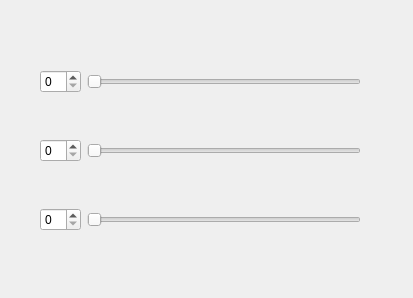
<?xml version="1.0" encoding="UTF-8"?>
<ui version="4.0">
 <class>Widget</class>
 <widget class="QWidget" name="Widget">
  <property name="geometry">
   <rect>
    <x>0</x>
    <y>0</y>
    <width>413</width>
    <height>298</height>
   </rect>
  </property>
  <property name="windowTitle">
   <string>Widget</string>
  </property>
  <widget class="QWidget" name="">
   <property name="geometry">
    <rect>
     <x>40</x>
     <y>30</y>
     <width>321</width>
     <height>241</height>
    </rect>
   </property>
   <layout class="QVBoxLayout" name="verticalLayout">
    <item>
     <layout class="QHBoxLayout" name="horizontalLayout">
      <item>
       <widget class="QSpinBox" name="spinBox1"/>
      </item>
      <item>
       <widget class="QSlider" name="slider1">
        <property name="orientation">
         <enum>Qt::Horizontal</enum>
        </property>
       </widget>
      </item>
     </layout>
    </item>
    <item>
     <layout class="QHBoxLayout" name="horizontalLayout_2">
      <item>
       <widget class="QSpinBox" name="spinBox2"/>
      </item>
      <item>
       <widget class="QSlider" name="slider2">
        <property name="orientation">
         <enum>Qt::Horizontal</enum>
        </property>
       </widget>
      </item>
     </layout>
    </item>
    <item>
     <layout class="QHBoxLayout" name="horizontalLayout_3">
      <item>
       <widget class="QSpinBox" name="spinBox3"/>
      </item>
      <item>
       <widget class="QSlider" name="slider3">
        <property name="orientation">
         <enum>Qt::Horizontal</enum>
        </property>
       </widget>
      </item>
     </layout>
    </item>
   </layout>
  </widget>
 </widget>
 <resources/>
 <connections/>
</ui>
